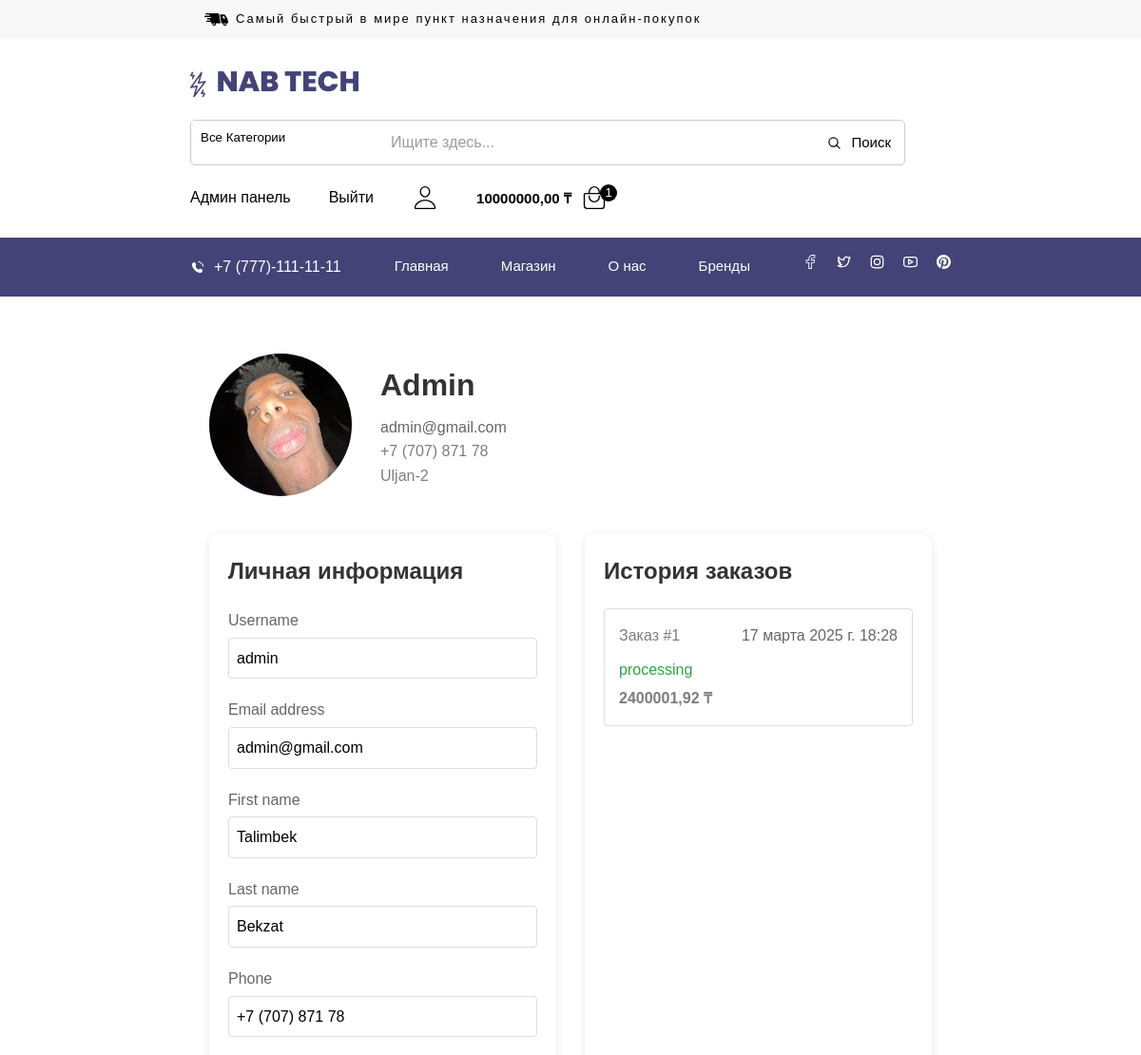
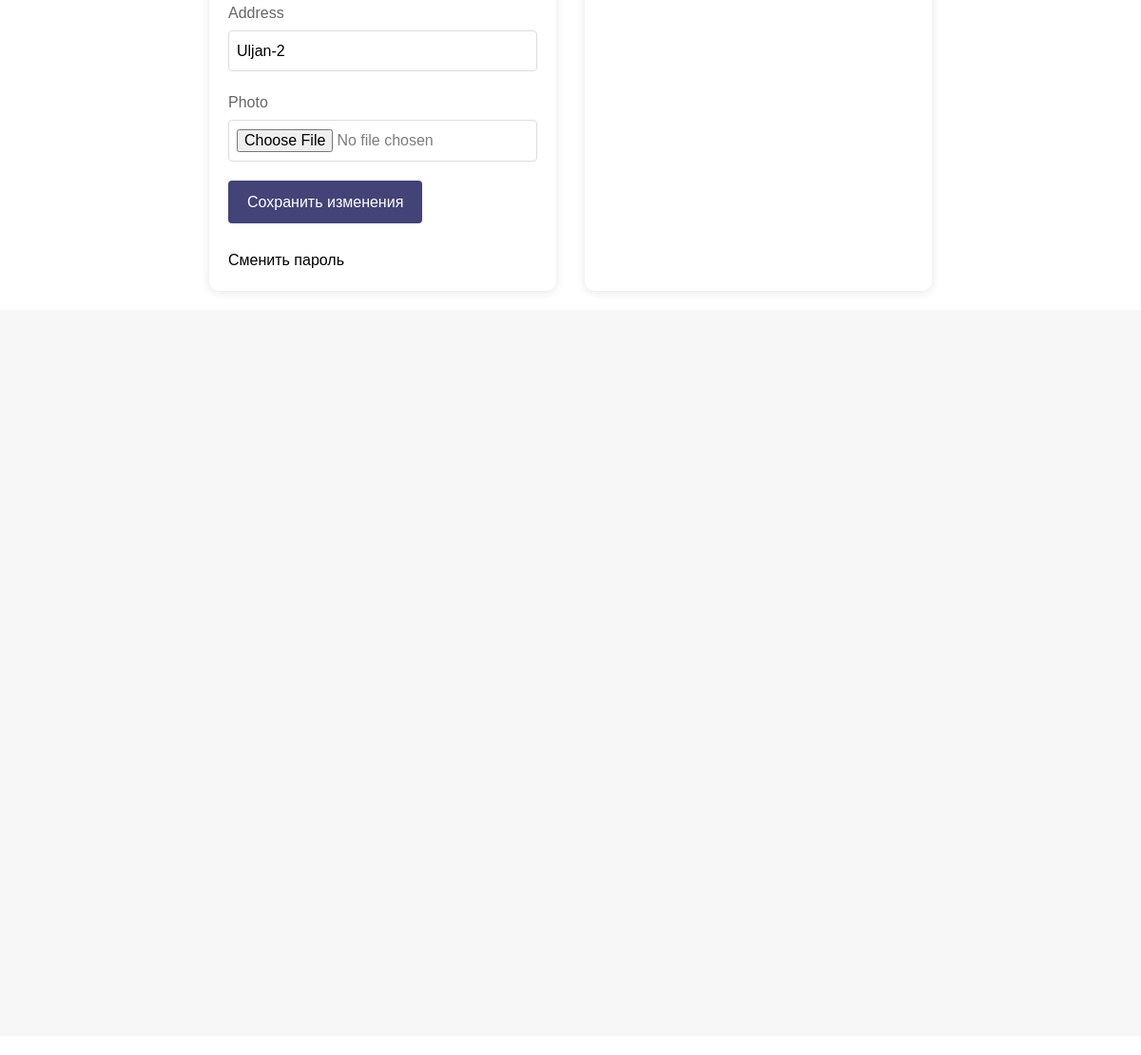
/user/profile/1/ (signed in), run on the app's committed database (2 pictures, top to bottom).
### user/models.py (models this page shows, shortened)
class User(AbstractUser):
    photo = models.ImageField(upload_to='products/%Y/%m/%d/', blank=True)
    money = models.DecimalField(max_digits=10, decimal_places=2, default=0)
    phone = models.CharField(max_length=15, blank=True)
    address = models.CharField(max_length=255, blank=True)

### product/models.py (models this page shows, shortened)
class Order(models.Model):
    ORDER_STATUS = [
        ('pending', 'Pending'),
        ('processing', 'Processing'),
        ('shipped', 'Shipped'),
        ('delivered', 'Delivered'),
        ('cancelled', 'Cancelled')
    ]
    user = models.ForeignKey(settings.AUTH_USER_MODEL, on_delete=models.CASCADE, related_name='orders')
    products = models.ManyToManyField(Product, through='OrderItem')
    total_amount = models.DecimalField(max_digits=10, decimal_places=2, default=0)
    status = models.CharField(max_length=10, choices=ORDER_STATUS, default='pending')
    shipping_address = models.TextField()
    order_date = models.DateTimeField(default=timezone.now)
    def get_absolute_url(self) -> str:
        return reverse('user:cart', args=[self.id])
    class Meta:
        verbose_name = 'Заказ'
        verbose_name_plural = 'Заказы'

### user/views.py (the view, shortened to what this page needs)
# urls.py: path('profile/<int:pk>/', views.ProfileUserView.as_view(), name='profile'), # 127.0.0.1:8000/user/profile/34234/
class ProfileUserView(LoginRequiredMixin, UpdateView):
    model = get_user_model()
    form_class = ProfileUserForm
    template_name = 'user/profile.html'
    def get_context_data(self, **kwargs):
        context = super().get_context_data(**kwargs)
        context['orders'] = Order.objects.filter(user=self.request.user).order_by('-order_date')
        return context

### user/forms.py (shortened to what this page needs)
class ProfileUserForm(forms.ModelForm):
    class Meta:
        model = get_user_model()
        fields = ['username', 'email', 'first_name', 'last_name', 'phone', 'address', 'photo']
        widgets = {
            'username': forms.TextInput(attrs={'class': 'form-control'}),
            'email': forms.EmailInput(attrs={'class': 'form-control'}),
            'first_name': forms.TextInput(attrs={'class': 'form-control'}),
            'last_name': forms.TextInput(attrs={'class': 'form-control'}),
            'phone': forms.TextInput(attrs={'class': 'form-control'}),
            'address': forms.TextInput(attrs={'class': 'form-control'}),
            'photo': forms.FileInput(attrs={'class': 'form-control'}),
        }
    def __init__(self, *args, **kwargs):
        super().__init__(*args, **kwargs)
        for field_name, field in self.fields.items():
            field.widget.attrs['class'] = 'form-control'
            field.required = False

### main/context_processors.py (called while the page is built)
def global_context(request):
    count = 0
    order_count = 0
    if request.user.is_authenticated:
        try:
            order = Order.objects.filter(user=request.user).first()
            order_count = Order.objects.filter(user=request.user).count()
            if order:
                count = order.orderitem_set.count()
        except (Order.DoesNotExist, InvalidOperation):
            pass
    context = {
        'order_count': order_count,
        'count': count,
    }
    return context

### user/templates/user/profile.html (shortened to what this page needs)
{% extends 'main/base.html' %}
{% load static %}
{% block css_files %}
<link rel="stylesheet" href="{% static 'auth/css/profile.css' %}">
{% endblock %}
{% block content %}
<div class="profile-container">
    <div class="profile-header">
        <div class="profile-avatar">
            {% if user.photo %}
                <img src="{{ user.photo.url }}" alt="Фото профиля {{ user.username }}">
            {% else %}
                <img src="{% static 'user/images/default-avatar.png' %}" alt="Фото профиля {{ user.username }}">
            {% endif %}
        </div>
        <div class="profile-info">
            <h1>{{ user.username|title }}</h1>
            <p class="email">{{ user.email|lower }}</p>
            <p class="phone">{{ user.phone }}</p>
            <p class="address">{{ user.address }}</p>
        </div>
    </div>
    <div class="profile-content">
        <section class="profile-section">
            <h2>Личная информация</h2>
            <form id="profile-form" method="POST" enctype="multipart/form-data">
                {% for field in form %}
                <div class="form-group">
                    <label for="{{ field.id_for_label }}">{{ field.label }}</label>
                    {{ field }}
                </div>
                {% endfor %}
                <button type="submit" class="save-btn" style="background-color: var(--primary-color); color: white;">Сохранить изменения</button>
            </form>
            <br>
            <div class="password-change-link">
                <a href="{% url 'auth:password_change' %}" style="color: transparent; color: #000;">Сменить пароль</a>
            </div>
        </section>
        <section class="profile-section">
            <h2>История заказов</h2>
            <div class="orders-list" style="max-height: 600px; overflow-y: auto;">
                {% if orders %}
                    {% for order in orders %}
                    <article class="order-item">
                        <div class="order-header">
                            <a href="{{ order.get_absolute_url }}"><span>Заказ #{{ order.id }}</span></a>
                            <time class="order-date" datetime="{{ order.order_date|date:'Y-m-d' }}">
                                {{ order.order_date }}
                            </time>
                        </div>
                        <div class="order-status" data-status="{{ order.status|lower }}">
                            {{ order.status }}
                        </div>
                        <div class="order-total">{{ order.total_amount|floatformat:2 }} ₸</div>
                    </article>
                    {% endfor %}
                {% else %}
                    <p class="no-orders">У вас пока нет заказов</p>
                {% endif %}
            </div>
        </section>
    </div>
</div>
{% endblock %}

### main/templates/main/base.html (shortened to what this page needs)
{% load static %}
<!DOCTYPE html>
<html lang="en">
<head>
    <link rel="stylesheet" href="{% static 'main/css/base.css' %}">
  {% block css_files %}{% endblock %}
</head>
<body id="top">
  <div class="main-container">
  <header class="header">
    <div class="alert">
      <div class="container">
        <div style="display: flex; align-items: center;">
          <img src="{% static 'main/assets/svg/layout/delivery.svg' %}" width="25" height="25" alt="Glowing">
          <p class="alert-text" style="margin-left: 8px;">Самый быстрый в мире пункт назначения для онлайн-покупок</p>
        </div>
      </div>
    </div>
    <div class="header-top" data-header>
      <div class="container">
        <a href="{% url 'home' %}" class="logo">
          <img src="{% static 'main/assets/img/header-logo.png' %}" width="179" height="26" alt="Glowing">
        </a>
        <div class="input-wrapper">
          <div class="search-container">
            <form action="{% url 'product:catalog' %}" method="GET" style="display: flex; width: 100%;">
              <div class="select-wrapper">
                <select name="category" class="select-field">
                  <option value="">Все Категории</option>
                </select>
              </div>
              <input type="search" name="name" placeholder="Ищите здесь..." class="search-field" value="{{ request.GET.name }}">
              <button type="submit" class="search-submit" aria-label="search">
                <ion-icon name="search-outline" aria-hidden="true"></ion-icon><a>Поиск</a>
              </button>
            </form>
          </div>
        </div>
        <div class="header-actions">
            {% if user.is_authenticated %}
            {% if user.is_superuser %}
            <a href="{% url 'admin:index' %}"> Админ панель</a>
            {% else %}
            <a href="{% url 'user:profile' pk=user.id %}">{{ user.username }}</a>
            {% endif %}
            <a href="{% url 'auth:logout' %}">Выйти</a>
            {% else %}
            <a href="{% url 'auth:login' %}"> Войти</a>
            <a href="{% url 'auth:register' %}"> Регистрация</a>
            {% endif %}
          <button class="header-action-btn" aria-label="user">
            {% if user.is_authenticated %}
            <a href="{% url 'user:profile' pk=user.id %}">
            <ion-icon name="person-outline" aria-hidden="true" aria-hidden="true"></ion-icon>
            </a>
            {% endif %}
          </button>
          {% if user.is_authenticated %}
          <button class="header-action-btn" aria-label="cart item">
            <data class="btn-text" value="0">{{ user.money }} ₸</data>
          {% endif %}
            <ion-icon name="bag-handle-outline" aria-hidden="true" aria-hidden="true"></ion-icon>
            <span class="btn-badge">{{ order_count }}</span>
          </button>
        </div>
        <nav class="navbar">
            <div class="phone-number">
                <img src="{% static 'main/assets/svg/layout/phone-calling.svg' %}" alt="phone">
                <a href="tel:+77771111111" class="number-link">+7 (777)-111-11-11</a>
            </div>
          <ul class="navbar-list">
            <li>
              <a href="{% url 'home' %}" class="navbar-link has-after">Главная</a>
            </li>
            <li>
              <a href="{% url 'product:catalog' %}" class="navbar-link has-after">Магазин</a>
            </li>
            <li>
              <a href="{% url 'about' %}" class="navbar-link has-after">О нас</a>
            </li>
            <li>
              <a href="{% url 'brands' %}" class="navbar-link has-after">Бренды</a>
            </li>
          </ul>
          <ul class="nav-icons">
              <li>
              <a href="https://www.facebook.com" class="nav-icon">
                <img src="{% static 'main/assets/svg/layout/facebook.svg' %}" alt="facebook">
              </a>
              </li>
              <li>
              <a href="https://www.twitter.com" class="nav-icon">
                <img src="{% static 'main/assets/svg/layout/twitter.svg' %}" alt="twitter">
              </a>
              </li>
              <li>
              <a href="https://www.instagram.com" class="nav-icon">
                <img src="{% static 'main/assets/svg/layout/instagram.svg' %}" alt="instagram">
              </a>
              </li>
              <li>
              <a href="https://www.youtube.com" class="nav-icon">
                <img src="{% static 'main/assets/svg/layout/youtube.svg' %}" alt="youtube">
              </a>
              </li>
              <li>
              <a href="#" class="nav-icon">
                <img src="{% static 'main/assets/svg/layout/pinterest.svg' %}" alt="pinterest">
              </a>
              </li>
          </ul>
        </nav>
      </div>
    </div>
  </header>
  <div class="sidebar">
    <div class="overlay" data-nav-toggler data-overlay></div>
  </div>
  <main>
    <article>
        {% block content %}
        {% endblock %}
    </article>
  </main>
  <footer class="footer" data-section>
  </footer>
</div>
</body>
</html>

### custom_auth/static/auth/css/profile.css (style rules this page uses)
.profile-container { max-width: 1200px; margin: 0 auto; padding: 20px; }
.profile-header { display: flex; align-items: center; gap: 30px; margin-bottom: 40px; }
.profile-avatar { width: 150px; height: 150px; border-radius: 50%; overflow: hidden; }
.profile-avatar img { width: 100%; height: 100%; object-fit: cover; }
.profile-info h1 { margin: 0; font-size: 2em; color: #333; }
.profile-info .email { color: #666; margin-top: 5px; }
.profile-content { display: grid; grid-template-columns: 1fr 1fr; gap: 30px; }
.profile-section { background: #fff; padding: 20px; border-radius: 10px; box-shadow: 0 2px 10px rgba(0,0,0,0.1); }
.profile-section h2 { margin-top: 0; margin-bottom: 20px; color: #333; }
.form-group { margin-bottom: 20px; }
.form-group label { display: block; margin-bottom: 5px; color: #666; }
.form-group input, .form-group textarea { width: 100%; padding: 8px; border: 1px solid #ddd; border-radius: 4px; font-size: 16px; }
.save-btn { background: #007bff; color: white; border: none; padding: 10px 20px; border-radius: 4px; cursor: pointer; font-size: 16px; transition: background 0.3s; }
.orders-list { display: flex; flex-direction: column; gap: 15px; }
.order-item { border: 1px solid #ddd; padding: 15px; border-radius: 4px; }
.order-header { display: flex; justify-content: space-between; margin-bottom: 10px; }
.order-date { color: #666; }
.order-status { color: #28a745; margin-bottom: 5px; }
.order-total { font-weight: bold; }

### data on the page
User: money "10000000,00", photo (picture), username "Admin", email "admin@gmail.com", phone "+7 (707) 871 78", address "Uljan-2", form "admin" "admin@gmail.com" "Talimbek" "Bekzat" "+7 (707) 871 78" "Uljan-2"
Order: id "1", order_date "17 марта 2025 г. 18:28", status "processing", total_amount "2400001,92"

### other printed values
{{ order_count }} "1"
{{ field.label }} "Username" "Email address" "First name" "Last name" "Phone" "Address" "Photo"
